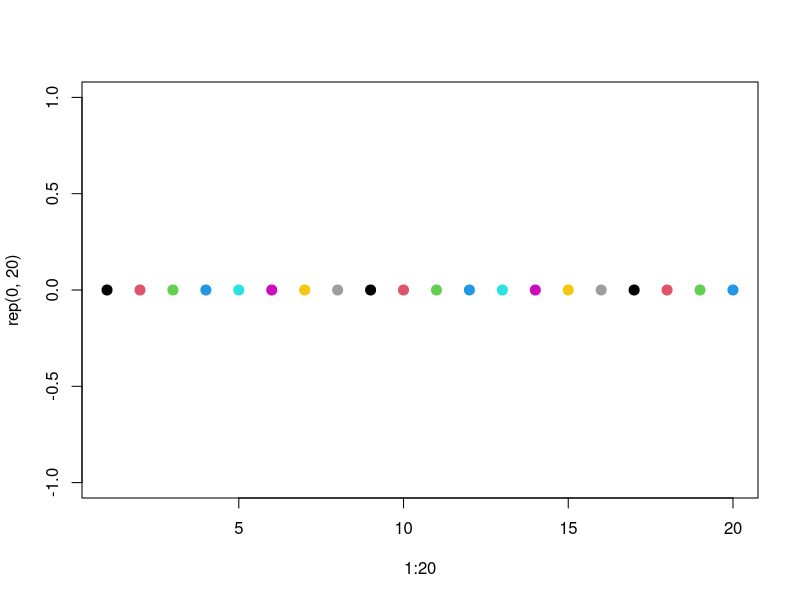
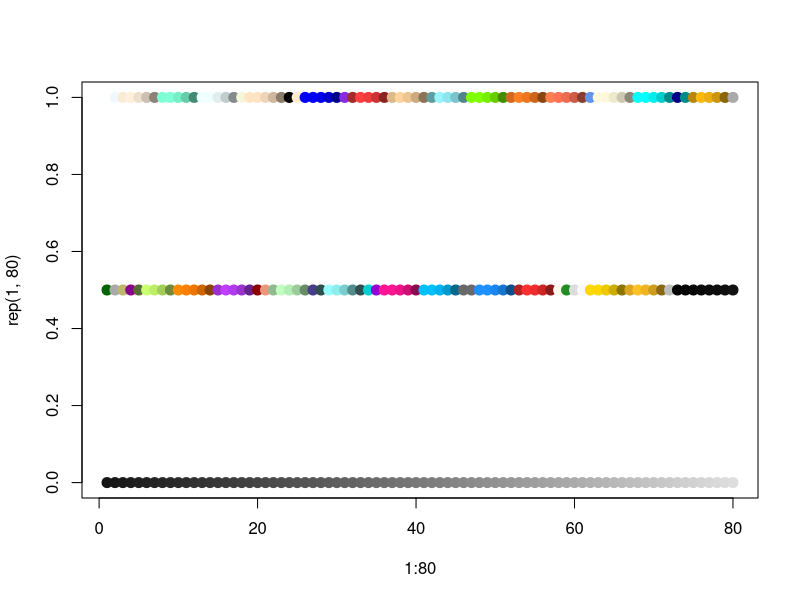
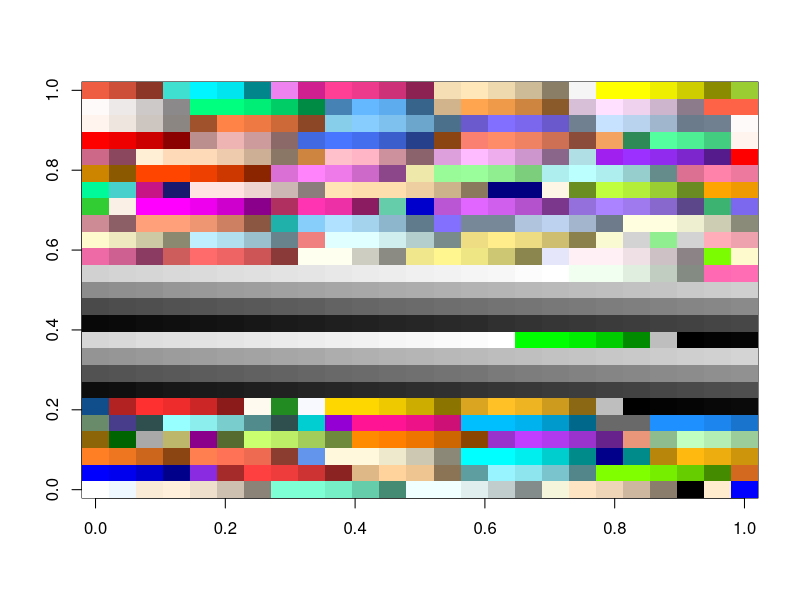
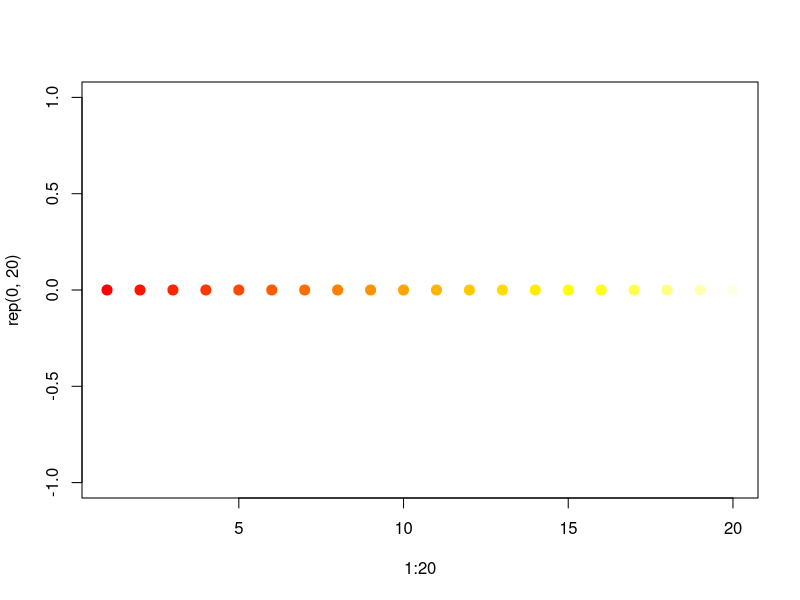
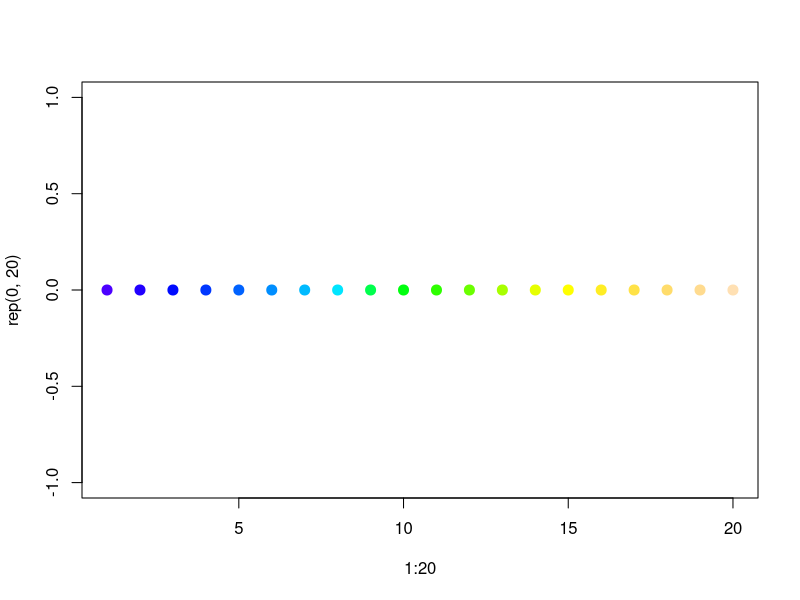
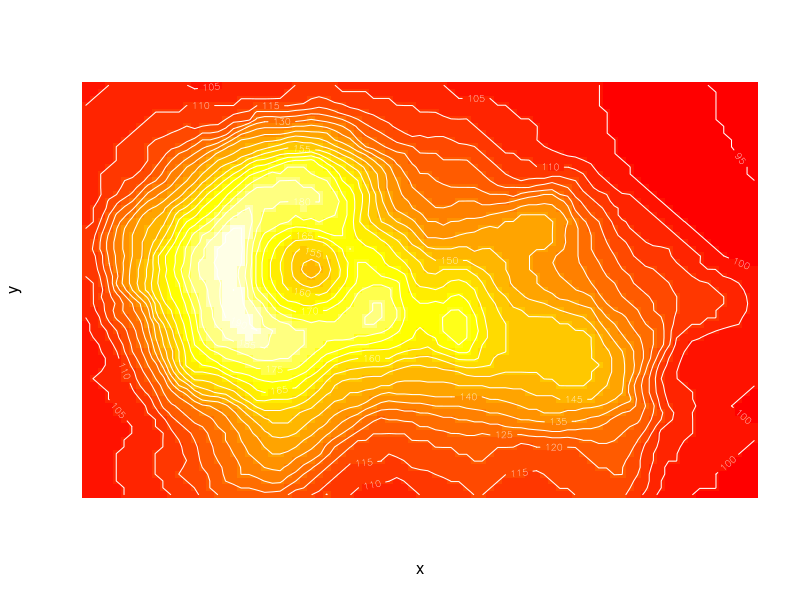
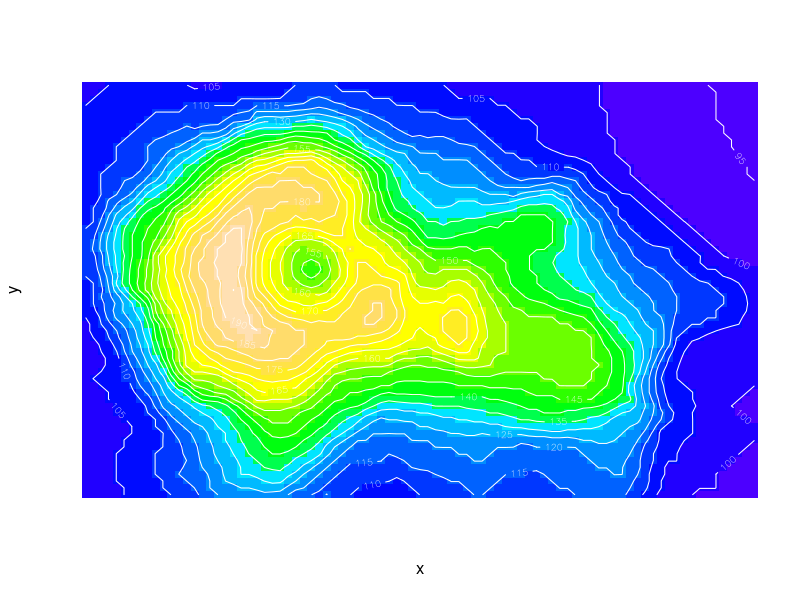
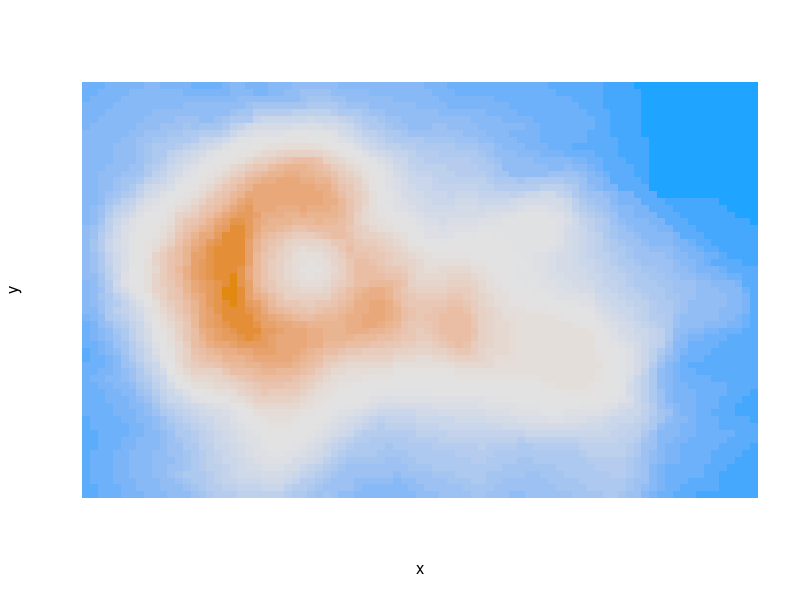

Recreate these plots in R, in order. (Note: this script raises an error after producing the figures.)
## R color
plot(1:20, y=rep(0,20), col = 1:20, cex = 2, pch = 20 )
head(colors())
tail(colors())

mycol = colors()
plot(1:80, y=rep(1,80), col = mycol[1:80], cex = 2, pch = 20, 
     ylim = c(0,1) )
points(1:80, y=rep(0.5,80), col = mycol[81:160], cex = 2, pch = 20 )
points(1:80, y=rep(0,80), col = mycol[161:240], cex = 2, pch = 20 )
image(matrix(1:25^2,25,25), col = mycol)

# RGB
rgb(10, 4, 23, maxColorValue = 255, alpha = 10)
rgb(10, 4, 23, maxColorValue = 25, alpha = 10)
col2rgb('lightblue')

hsv(0.3, 0.5, 0.1, alpha = 0.4)
hcl(h = 0, c = 35, l = 85, alpha = 0.1)

par(mfrow=c(1,1))
mycol = heat.colors(20, alpha = 1)
plot(1:20, y=rep(0,20), col = mycol, cex = 2, pch = 20 )
mycol = topo.colors(20, alpha = 1)
plot(1:20, y=rep(0,20), col = mycol, cex = 2, pch = 20 )

x <- 10*(1:nrow(volcano))
y <- 10*(1:ncol(volcano))
image(x, y, volcano, col = heat.colors(20, alpha = 1), axes = FALSE)
contour(x, y, volcano, levels = seq(90, 200, by = 5),
        add = TRUE, col = 'white')

x <- 10*(1:nrow(volcano))
y <- 10*(1:ncol(volcano))
image(x, y, volcano, col = topo.colors(20, alpha = 1), axes = FALSE)
contour(x, y, volcano, levels = seq(90, 200, by = 5),
        add = TRUE, col = 'white')

rainbow(5, s = 0.4, v = 0.3, start = 0, end = 0.05, alpha = 1)

install.packages("colorspace")

library(colorspace)
mycol = diverge_hcl(40, h = c(246, 40), c = 96, l = c(65, 90))
image(x, y, volcano, col = mycol, axes = FALSE)


library(colorspace)
pal = choose_palette()
mycol <- pal(20, alpha = 1)
image(x, y, volcano, col = mycol, axes = FALSE) 
